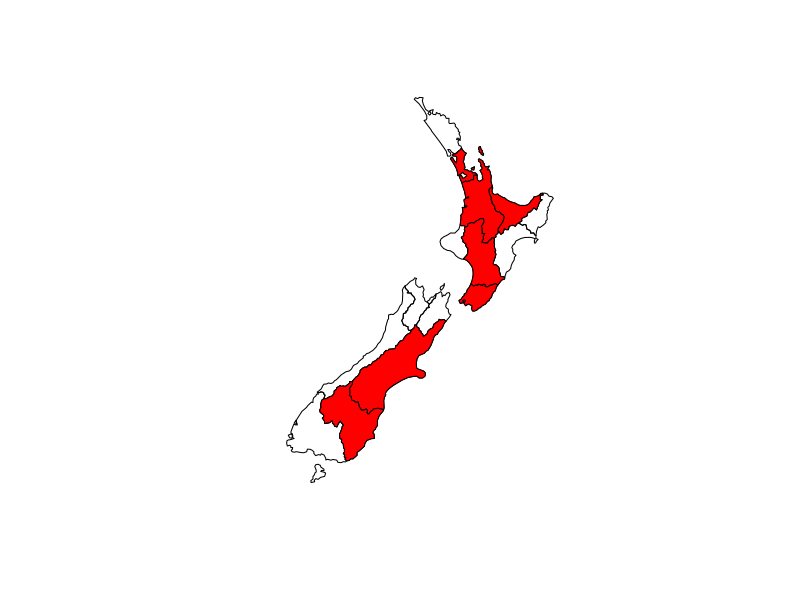
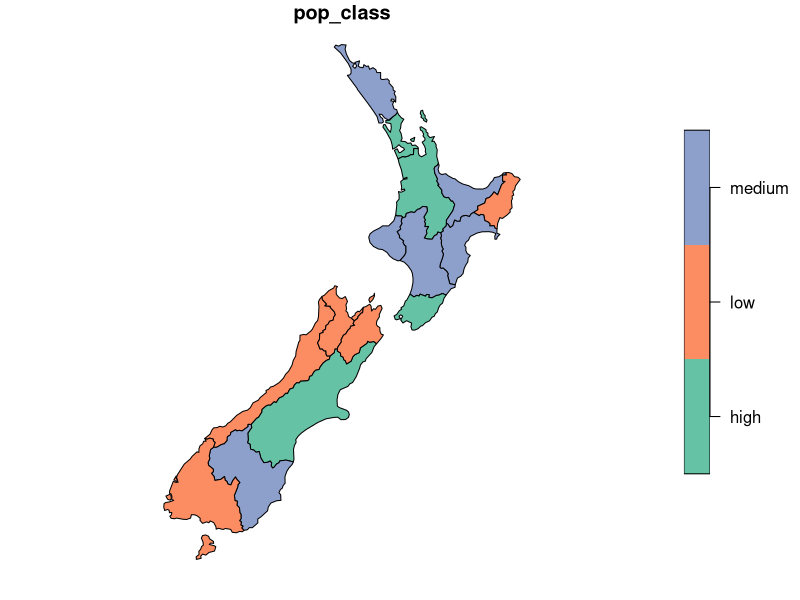
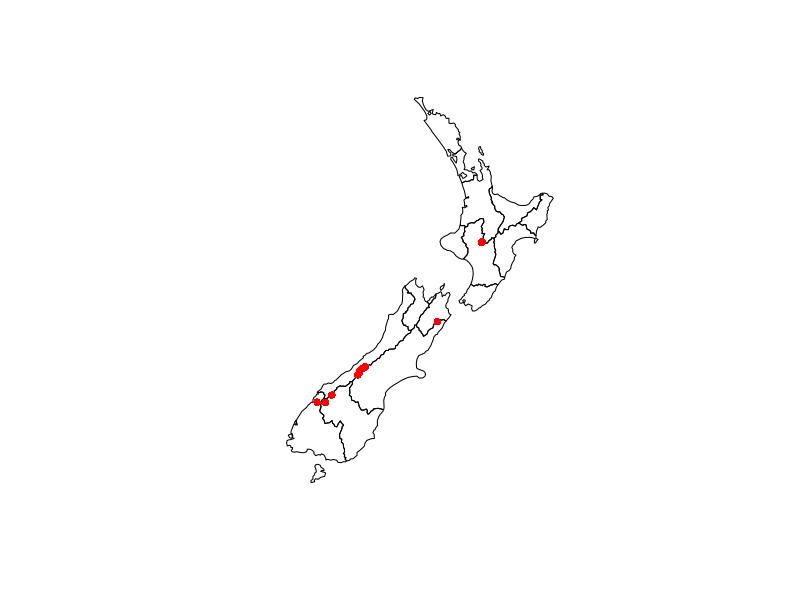
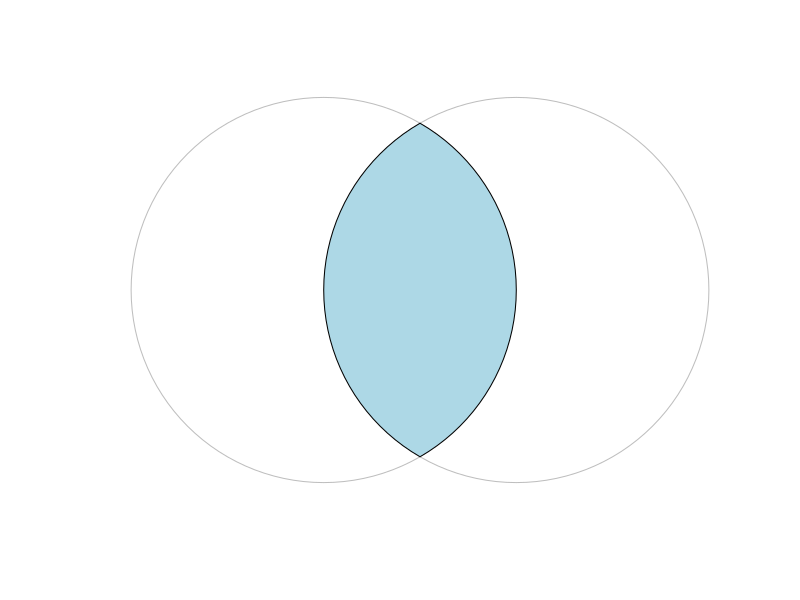
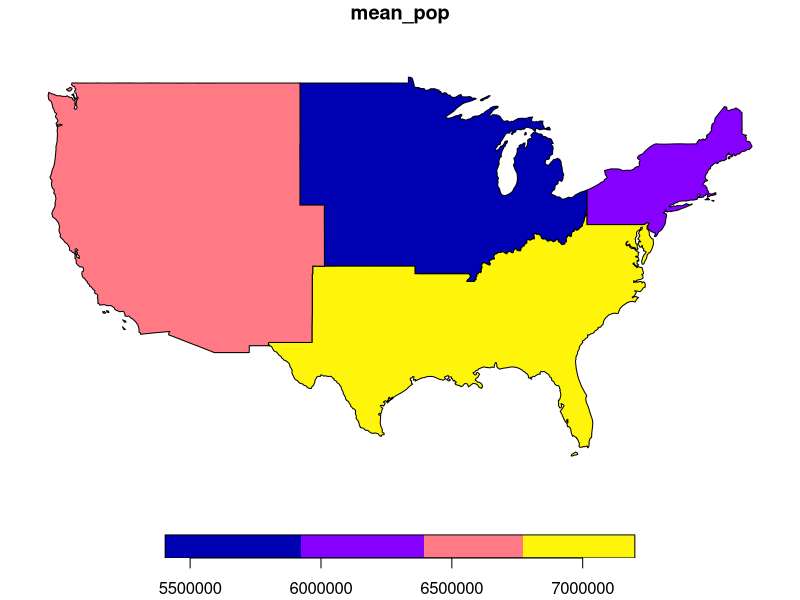
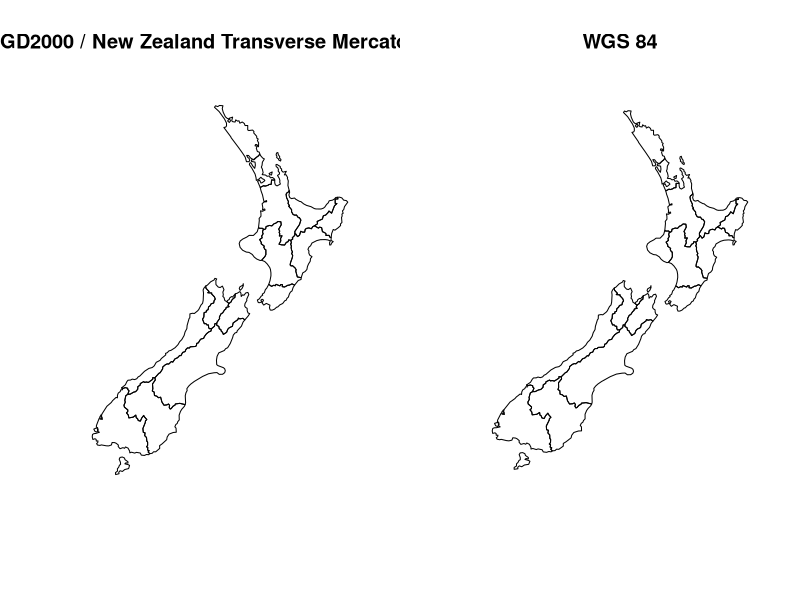

Write the R code that produced these figures, in order.
# Solutions — 02 Vector data with sf
# Geocomputation with R, useR! 2026

library(sf)
library(spData)
library(dplyr)

# ---------------------------------------------------------------------------
# Attribute operations
# ---------------------------------------------------------------------------

## 1. Regions of nz with Population > 200,000, highlighted
big <- nz |> filter(Population > 200000)
plot(st_geometry(nz))
plot(st_geometry(big), col = "red", add = TRUE)

## 2. Categorical population class
nz <- nz |>
  mutate(pop_class = case_when(
    Population < 100000 ~ "low",
    Population <= 300000 ~ "medium",
    TRUE ~ "high"
  ))
table(nz$pop_class)
plot(nz["pop_class"])

## 3. (Optional) build an sf object from two sfg points
p1 <- st_point(c(1, 1))
p2 <- st_point(c(2, 2))
pts_sf <- st_sf(
  id = 1:2,
  geometry = st_sfc(p1, p2, crs = 4326)
)
pts_sf

# ---------------------------------------------------------------------------
# Spatial attribute operations
# ---------------------------------------------------------------------------

canterbury <- nz |> filter(Name == "Canterbury")

## 1. Summits NOT intersecting Canterbury
outside <- nz_height[canterbury, , op = st_disjoint]
nrow(outside)
plot(st_geometry(nz))
plot(st_geometry(outside), col = "red", pch = 16, add = TRUE)

## 2. Spatial join of nz_height elevation onto nz
# One row per intersecting pair, so regions with several summits are duplicated
# and regions with none get NA -> more rows than nz has regions.
nz_joined <- st_join(nz, nz_height["elevation"])
nrow(nz) # regions
nrow(nz_joined) # region-summit pairs (+ NA rows)

# ---------------------------------------------------------------------------
# Geometric operations
# ---------------------------------------------------------------------------

## 1. Intersection and union of two circles
pts <- st_sfc(st_point(c(0, 1)), st_point(c(1, 1)))
circles <- st_buffer(pts, dist = 1)
x <- circles[1]
y <- circles[2]
plot(st_union(x, y), border = "grey")
plot(st_intersection(x, y), col = "lightblue", add = TRUE)

## 2. Average population per REGION
regions <- us_states |>
  group_by(REGION) |>
  summarise(mean_pop = mean(total_pop_15, na.rm = TRUE))
plot(regions["mean_pop"])

## 3. Reproject nz to EPSG:4326 and compare
nz_wgs <- st_transform(nz, crs = 4326)
par(mfrow = c(1, 2))
plot(st_geometry(nz), main = st_crs(nz)$Name)
plot(st_geometry(nz_wgs), main = "WGS 84")
par(mfrow = c(1, 1))
